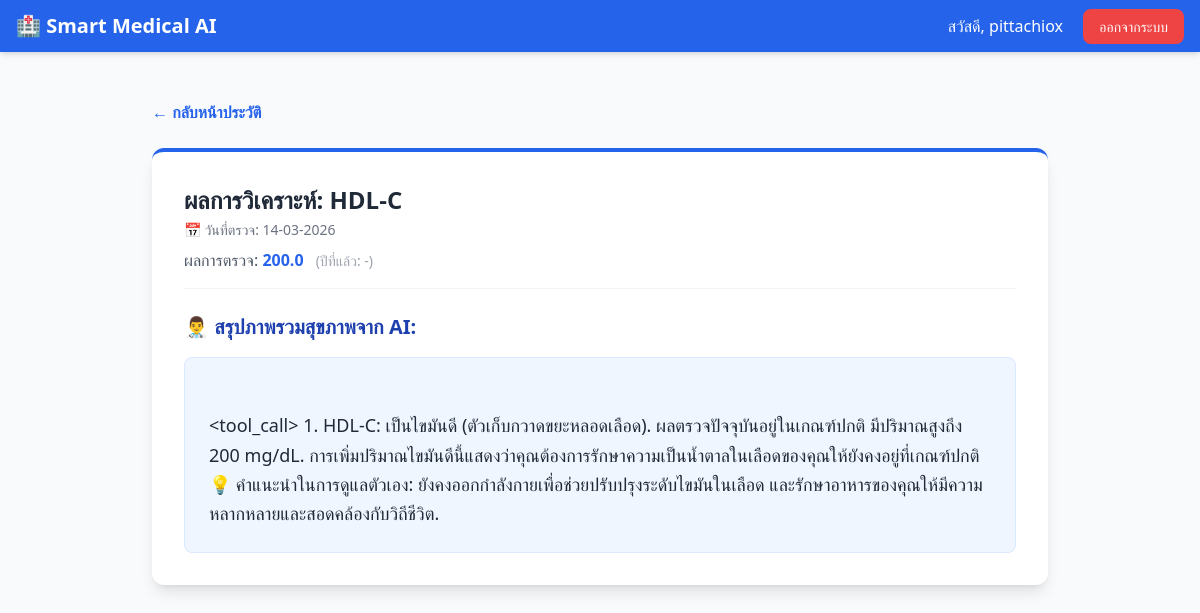
Screenshot of /record/50 (signed in) with the database file from the repository.
### app.py (models this page shows)
class User(UserMixin, db.Model):
    id = db.Column(db.Integer, primary_key=True)
    username = db.Column(db.String(150), unique=True, nullable=False)
    password = db.Column(db.String(150), nullable=False)
    records = db.relationship('BloodRecord', backref='user', lazy=True)

class BloodRecord(db.Model):
    id = db.Column(db.Integer, primary_key=True)
    test_name = db.Column(db.String(50), nullable=False)
    current_value = db.Column(db.Float, nullable=False)
    previous_value = db.Column(db.Float, nullable=True)
    ai_analysis = db.Column(db.Text, nullable=False)
    user_id = db.Column(db.Integer, db.ForeignKey('user.id'), nullable=False)
    record_date = db.Column(db.Date, nullable=True, default=datetime.utcnow)

### app.py (the view)
@app.route('/record/<int:record_id>')
@login_required
def view_record(record_id):
    record = BloodRecord.query.get_or_404(record_id)
    if record.user_id != current_user.id:
        flash('ไม่อนุญาตให้เข้าถึงข้อมูลนี้', 'error')
        return redirect(url_for('dashboard'))
    return render_template('view_record.html', record=record)

### app.py (called while the page is built)
@login_manager.user_loader
def load_user(user_id):
    return User.query.get(int(user_id))

### templates/view_record.html
{% extends "base.html" %}
{% block content %}
<div class="max-w-4xl mx-auto">
    <div class="mb-6 flex justify-between items-center">
        <a href="/dashboard" class="text-blue-600 hover:underline flex items-center gap-2 font-semibold">
            &larr; กลับหน้าประวัติ
        </a>
    </div>
    <div class="bg-white p-8 rounded-xl shadow-lg border-t-4 border-blue-600">
        <div class="flex items-center justify-between mb-6 pb-4 border-b border-gray-100">
            <div>
                <h1 class="text-2xl font-bold text-gray-800 mb-1">ผลการวิเคราะห์: {{ record.test_name }}</h1>
                <p class="text-sm text-gray-500 mb-2">📅 วันที่ตรวจ: {{ record.record_date.strftime('%d-%m-%Y') if
                    record.record_date else '-' }}</p>
                <p class="text-gray-600">ผลการตรวจ: <span class="font-bold text-blue-600">{{ record.current_value
                        }}</span>
                    <span class="text-sm text-gray-400 ml-2">(ปีที่แล้ว: {{ record.previous_value or '-' }})</span>
                </p>
            </div>
        </div>
        <h3 class="text-xl font-bold text-blue-800 mb-4">👨‍⚕️ สรุปภาพรวมสุขภาพจาก AI:</h3>
        <div
            class="text-gray-800 whitespace-pre-line leading-relaxed text-lg bg-blue-50 p-6 rounded-lg border border-blue-100">
            {{ record.ai_analysis }}
        </div>
    </div>
</div>
{% endblock %}

### templates/base.html (shortened to what this page needs)
<!DOCTYPE html>
<html lang="th">
<head>
    <script src="https://cdn.tailwindcss.com"></script>
</head>
<body class="bg-slate-50 min-h-screen">
    <nav class="bg-blue-600 text-white shadow-md">
        <div class="max-w-7xl mx-auto px-4 py-3 flex justify-between items-center">
            <a href="/" class="text-xl font-bold flex items-center gap-2">
                🏥 Smart Medical AI
            </a>
            <div>
                {% if current_user.is_authenticated %}
                <span class="mr-4">สวัสดี, {{ current_user.username }}</span>
                <a href="{{ url_for('logout') }}"
                    class="bg-red-500 hover:bg-red-600 px-4 py-2 rounded-lg text-sm transition">ออกจากระบบ</a>
                {% else %}
                <a href="{{ url_for('login') }}" class="hover:text-blue-200 mr-4">เข้าสู่ระบบ</a>
                <a href="{{ url_for('register') }}"
                    class="bg-white text-blue-600 px-4 py-2 rounded-lg text-sm font-bold transition hover:bg-gray-100">สมัครสมาชิก</a>
                {% endif %}
            </div>
        </div>
    </nav>
    <main class="max-w-7xl mx-auto px-4 py-8">
        {% block content %}{% endblock %}
    </main>
</body>
</html>

### rows the page displays
User: username "pittachiox"
BloodRecord: test_name "HDL-C", record_date "14-03-2026", current_value "200.0", previous_value "-", ai_analysis "<tool_call> 1. HDL-C: เป็นไขมันดี (ตัวเก็บกวาดขยะหลอดเลือด). ผลตรวจปัจจุบันอยู่ในเกณฑ์ปกติ มีปริมาณสูงถึง 200 mg/dL. การเพิ่มปริมาณไขมันดีนี้แสดงว่าคุณต้องการรักษาความเป็นน้ำตาลในเลือดของคุณให้ยังคงอยู่ที่เกณฑ์ปกติ 💡 คำแนะนำในการดูแลตัวเอง: ยังคงออกกำลังกายเพื่อช่วยปรับปรุงระดับไขมันในเลือด และรักษาอาหารของคุณให้มีความหลากหลายและสอดคล้องกับวิถีชีวิต."
